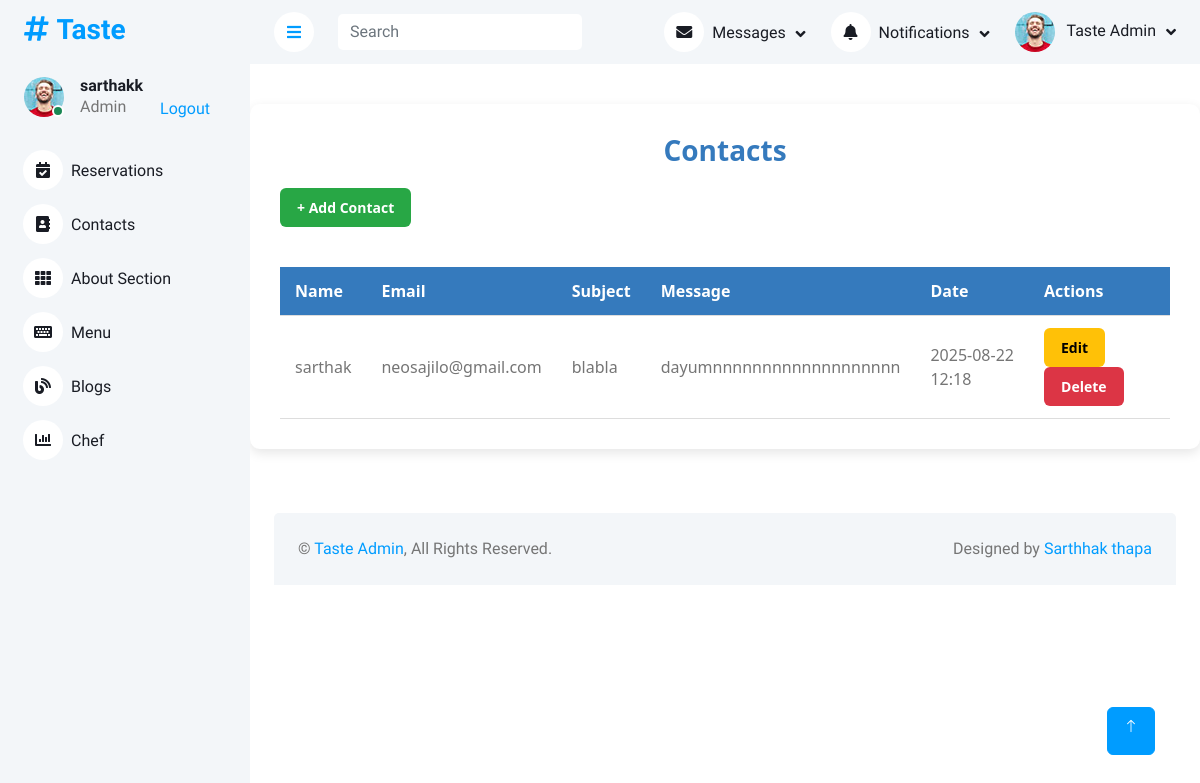
The app's page /dashboard/contacts/ (signed in) with its own data.
### frontend/models.py (models this page shows, shortened)
class Contact(models.Model):
    name = models.CharField(max_length=100)
    email = models.EmailField()
    subject = models.CharField(max_length=200)
    message = models.TextField()
    created_at = models.DateTimeField(auto_now_add=True)

### backend/views.py (the view)
# urls.py: path('contacts/', views.contact_list, name='contact_list'),
def contact_list(request):
    contacts = Contact.objects.all()
    return render(request, 'backend/contact_list.html', {'contacts': contacts})

### template/backend/contact_list.html (shortened to what this page needs)
{% extends 'backend/base.html' %}
{% load static %}
{% block content %}
<div class="table-container">
    <h2>Contacts</h2>
    <a href="{% url 'backend:add_contact' %}" class="btn btn-add">+ Add Contact</a>
    <table>
        <thead>
            <tr>
                <th>Name</th><th>Email</th><th>Subject</th>
                <th>Message</th><th>Date</th><th>Actions</th>
            </tr>
        </thead>
        <tbody>
            {% for c in contacts %}
            <tr>
                <td>{{ c.name }}</td>
                <td>{{ c.email }}</td>
                <td>{{ c.subject }}</td>
                <td>{{ c.message|truncatechars:30 }}</td>
                <td>{{ c.created_at|date:"Y-m-d H:i" }}</td>
                <td>
                    <a href="{% url 'backend:edit_contact' c.id %}" class="btn btn-edit">Edit</a>
                    <a href="{% url 'backend:delete_contact' c.id %}" class="btn btn-delete">Delete</a>
                </td>
            </tr>
            {% empty %}
            <tr><td colspan="6" style="text-align:center;">No contacts yet</td></tr>
            {% endfor %}
        </tbody>
    </table>
</div>
{% endblock %}

### template/backend/base.html (shortened to what this page needs)
<!DOCTYPE html>
{% load static %}
<html lang="en">
<head>
    <link href="https://cdnjs.cloudflare.com/ajax/libs/font-awesome/5.10.0/css/all.min.css" rel="stylesheet">
    <link href="https://cdn.jsdelivr.net/npm/bootstrap-icons@1.4.1/font/bootstrap-icons.css" rel="stylesheet">
    <link href="{% static 'backend/lib/owlcarousel/assets/owl.carousel.min.css' %}" rel="stylesheet">
    <link href="{% static 'backend/lib/tempusdominus/css/tempusdominus-bootstrap-4.min.css' %}" rel="stylesheet">
    <link href="{% static 'backend/css/bootstrap.min.css' %}" rel="stylesheet">
    <link href="{% static 'backend/css/style.css' %}" rel="stylesheet">
</head>
<body>
    <div class="container-xxl position-relative bg-white d-flex p-0">
<div class="sidebar pe-4 pb-3">
    <nav class="navbar bg-light navbar-light">
        <a href="{% url 'backend:dashboard' %}" class="navbar-brand mx-4 mb-3">
            <h3 class="text-primary"><i class="fa fa-hashtag me-2"></i>Taste</h3>
        </a>
        {% if user.is_authenticated %}
        <div class="d-flex align-items-center ms-4 mb-4">
            <div class="position-relative">
                <img class="rounded-circle" src="{% static 'backend/img/user.jpg' %}" alt="" style="width: 40px; height: 40px;">
                <div class="bg-success rounded-circle border border-2 border-white position-absolute end-0 bottom-0 p-1"></div>
            </div>
            <div class="ms-3">
                <h6 class="mb-0">{{ user.username }}</h6>
                <span>Admin</span>
            </div>
        </div>
        <a href="{% url 'backend:logout' %}" class="nav-item nav-link">Logout</a>
        {% else %}
        <a href="{% url 'backend:login' %}" class="nav-item nav-link">Login</a>
        <a href="{% url 'backend:signup' %}" class="nav-item nav-link">Sign Up</a>
        {% endif %}
        <div class="navbar-nav w-100">
            <a href="{% url 'backend:reservation_list' %}" class="nav-item nav-link">
                <i class="fa fa-calendar-check me-2"></i>Reservations
            </a>
            <a href="{% url 'backend:contact_list' %}" class="nav-item nav-link">
                <i class="fa fa-address-book me-2"></i>Contacts
            </a>
            <a href="{% url 'backend:about_list' %}" class="nav-item nav-link">
                <i class="fa fa-th me-2"></i>About Section
            </a>
            <a href="{% url 'backend:menu_list' %}" class="nav-item nav-link">
                <i class="fa fa-keyboard me-2"></i>Menu
            </a>
            <a href="{% url 'backend:blog_list' %}" class="nav-item nav-link">
                <i class="fa fa-blog me-2"></i>Blogs
            </a>
            <a href="{% url 'backend:chef_list' %}" class="nav-item nav-link">
                <i class="fa fa-chart-bar me-2"></i>Chef
            </a>
        </div>
    </nav>
</div>
        <div class="content">
            <nav class="navbar navbar-expand bg-light navbar-light sticky-top px-4 py-0">
                <a href="#" class="sidebar-toggler flex-shrink-0"><i class="fa fa-bars"></i></a>
                <form class="d-none d-md-flex ms-4">
                    <input class="form-control border-0" type="search" placeholder="Search">
                </form>
                <div class="navbar-nav align-items-center ms-auto">
                    <div class="nav-item dropdown">
                        <a href="#" class="nav-link dropdown-toggle" data-bs-toggle="dropdown">
                            <i class="fa fa-envelope me-lg-2"></i><span class="d-none d-lg-inline-flex">Messages</span>
                        </a>
                    </div>
                    <div class="nav-item dropdown">
                        <a href="#" class="nav-link dropdown-toggle" data-bs-toggle="dropdown">
                            <i class="fa fa-bell me-lg-2"></i><span class="d-none d-lg-inline-flex">Notifications</span>
                        </a>
                    </div>
                    <div class="nav-item dropdown">
                        <a href="#" class="nav-link dropdown-toggle" data-bs-toggle="dropdown">
                            <img class="rounded-circle me-lg-2" src="{% static 'backend/img/user.jpg' %}" alt="" style="width: 40px; height: 40px;">
                            <span class="d-none d-lg-inline-flex">Taste Admin</span>
                        </a>
                    </div>
                </div>
            </nav>
            {% block content %}
            {% endblock %}
            <div class="container-fluid pt-4 px-4">
                <div class="bg-light rounded-top p-4 d-flex justify-content-between">
                    <div>&copy; <a href="#">Taste Admin</a>, All Rights Reserved.</div>
                    <div>Designed by <a href="https://www.instagram.com/sarthak_jungt11/">Sarthhak thapa</a> </div>
                </div>
            </div>
        </div>
        <a href="#" class="btn btn-lg btn-primary btn-lg-square back-to-top"><i class="bi bi-arrow-up"></i></a>
    </div>
</body>
</html>

### static/backend/css/style.css (style rules this page uses)
:root { --primary: #009CFF; --light: #F3F6F9; --dark: #191C24; }
.back-to-top { position: fixed; display: none; right: 45px; bottom: 45px; z-index: 99; }
.btn { transition: .5s; }
.btn.btn-primary { color: #FFFFFF; }
.btn-lg-square { width: 48px; height: 48px; }
.btn-square, .btn-sm-square, .btn-lg-square { padding: 0; display: inline-flex; align-items: center; justify-content: center; font-weight: normal; border-radius: 50px; }
.sidebar { position: fixed; top: 0; left: 0; bottom: 0; width: 250px; height: 100vh; overflow-y: auto; background: var(--light); transition: 0.5s; z-index: 999; }
.content { margin-left: 250px; min-height: 100vh; background: #FFFFFF; transition: 0.5s; }
@media (min-width: 992px) { .sidebar { margin-left: 0; } }
@media (min-width: 992px) { .content { width: calc(100% - 250px); } }
.sidebar .navbar .navbar-nav .nav-link { padding: 7px 20px; color: var(--dark); font-weight: 500; border-left: 3px solid var(--light); border-radius: 0 30px 30px 0; outline: none; }
.sidebar .navbar .navbar-nav .nav-link i { width: 40px; height: 40px; display: inline-flex; align-items: center; justify-content: center; background: #FFFFFF; border-radius: 40px; }
.content .navbar .navbar-nav .nav-link { margin-left: 25px; padding: 12px 0; color: var(--dark); outline: none; }
.content .navbar .sidebar-toggler, .content .navbar .navbar-nav .nav-link i { width: 40px; height: 40px; display: inline-flex; align-items: center; justify-content: center; background: #FFFFFF; border-radius: 40px; }
.content .navbar .dropdown-toggle::after { margin-left: 6px; vertical-align: middle; border: none; content: "\f107"; font-family: "Font Awesome 5 Free"; font-weight: 900; transition: .5s; }

### template/backend/contact_list.html (style rules this page uses)
.table-container { max-width: 1000px; margin: 40px auto; background: #fff; padding: 30px; border-radius: 10px; box-shadow: 0 4px 12px rgba(0,0,0,0.1); font-family: 'Segoe UI', Tahoma, Geneva, Verdana, sans-serif; }
h2 { margin-bottom: 20px; color: #357ABD; font-weight: 600; font-size: 28px; text-align: center; }
table { width: 100%; border-collapse: collapse; margin-top: 20px; }
th, td { padding: 12px 15px; text-align: left; border-bottom: 1px solid #ddd; }
th { background-color: #357ABD; color: #fff; font-weight: 600; }
.btn { display: inline-block; padding: 8px 16px; border-radius: 6px; text-decoration: none; font-weight: 600; font-size: 14px; transition: all 0.3s ease; }
.btn-add { background-color: #28a745; color: #fff; margin-bottom: 20px; }
.btn-edit { background-color: #ffc107; color: #000; }
.btn-delete { background-color: #dc3545; color: #fff; }

### records on screen
Contact: name "sarthak", email "neosajilo@gmail.com", subject "blabla", message "dayumnnnnnnnnnnnnnnnnnnn", created_at "2025-08-22 12:18"

### other values on screen
{{ user.username }} "sarthakk"
